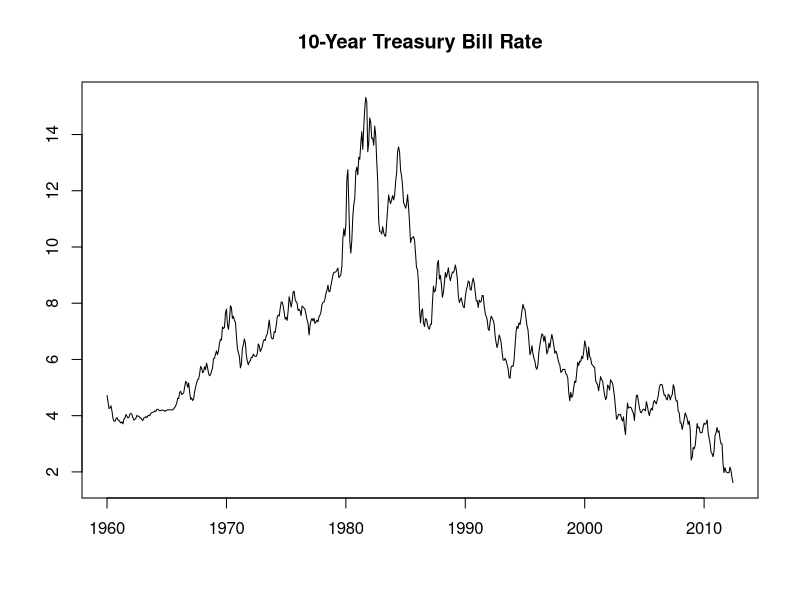
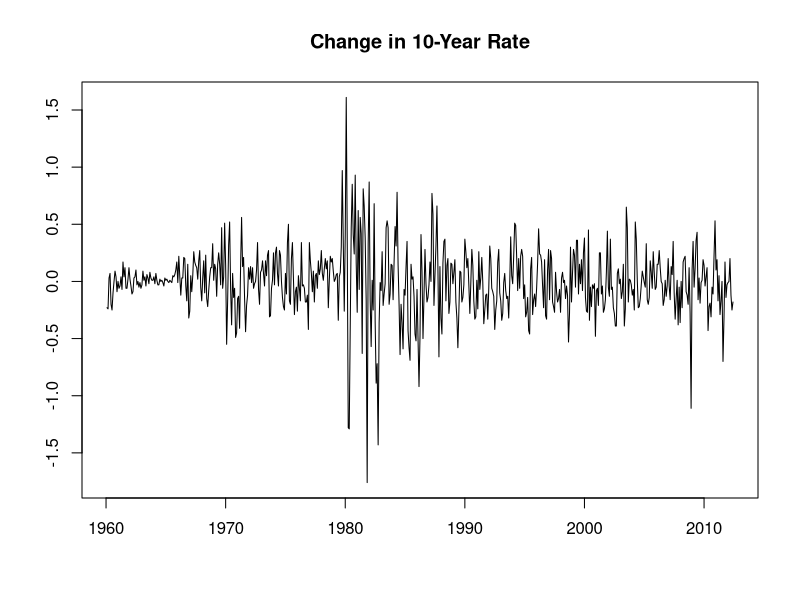

Reproduce these figures in R, in order.
# rates1.r #

rates <- read.table("rates.txt")
rates <- as.matrix(rates)
n=nrow(rates)
year=as.matrix(rates[1:n,1])
month=as.matrix(rates[1:n,2])
t=year+(month-1)/12
r=as.matrix(rates[1:n,4])

plot(t,r,main="10-Year Treasury Bill Rate",type="l",xlab="",ylab="")

# First Difference #
dr=r[2:n]-r[1:(n-1)]
X11()
plot(t[2:n],dr,main="Change in 10-Year Rate",type="l",xlab="",ylab="")
n=n-1

# Create Data Matrix Using 24 Initial Conditions @
kk=24			# Number of initial conditions #
nn=n-kk			# Number of data points less number of initial conditions equals number of observations #
y=as.matrix(dr[(1+kk):n])	# dependent variable #
x=matrix(1,nn+1,1)	# Regressors, first column (ones), one more observation than dependent variable (for forecast) #
for (j in 1:kk)
{ x=cbind(x,dr[(1+kk-j):(n-j+1)]) } 	# X matrix columns, lags of y #


# Estimate AR(12) #
k=13			# Number of lags + 1 for intercept #
xk=x[1:nn,1:k]		# X matrix, for estimation	#
xf=x[nn+1,1:k]		# X vector, for forecast	#
xxi=solve(t(xk)%*%xk)	# X'X #
beta=xxi%*%(t(xk)%*%y)	# OLS #
e=y-xk%*%beta		# OLS residual #
h=rowSums((xk%*%xxi)*xk)	# leverage values #
eh=e/(1-h)			# LOO prediction residuals #
xe=xk*(eh%*%matrix(1,1,k))	# x*e #
omega=t(xe)%*%xe		# Central part of Variance matrix #
v=xxi%*%omega%*%xxi		# variance matrix estimator #
se=sqrt(diag(v))		# Standard errors #
betas=cbind(beta,se)		# estimates + standard errors #
yf=xf%*%beta			# Point forecast = Estimated change #
print("Last 4 values, level and change")
print(cbind(r[(n-2):(n+1)],dr[(n-3):n]))
print("AR(12) Model")
print("Coefficient Estimates and Standard Errors")
print(betas)
print("Point Forecast: Level and Change")
print(cbind(r[n+1]+yf,yf))

# Model Selection #
kn=kk+1				# Number of models = AR(0) through AR(kk) #
yf=matrix(nrow=kn,ncol=1)	# vector of forecasts (empty for now) #
crit=matrix(nrow=kn,ncol=7)	# vector of CV criterion (empty for now) #

# Estimate Full Model for Mallows Criteria #
  xk=x[1:nn,]
  xxi=solve(t(xk)%*%xk)
  e=y-xk%*%xxi%*%(t(xk)%*%y)
  h=rowSums((xk%*%xxi)*xk)
  ek=e/(1-h)
  sigk=(t(e)%*%e)/nn


for (k in 1:kn)
{
  xk=x[1:nn,1:k]
  xf=x[nn+1,1:k]
  xxi=solve(t(xk)%*%xk)
  beta=xxi%*%(t(xk)%*%y)
  e=y-xk%*%beta
  h=rowSums((xk%*%xxi)*xk)
  eh=e/(1-h)
  sig=(t(e)%*%e)/nn
  yf[k]=xf%*%beta  
  aic=nn*log(sig)+k*2			# AIC #
  xe=xk*(eh%*%matrix(1,1,k))		# x*e #
  omega=t(xe)%*%xe			# Central part of Variance matrix #
  b=matrix(1,1,k)%*%diag(xxi%*%omega)	# correction for Robust Mallows # 
 	
  crit[k,1]=nn*log(sig)+k*log(nn)	# BIC #
  crit[k,2]=aic				# AIC #
  crit[k,3]=aic+2*(k+1)*(k+2)/(nn-k-2)	# AICc #
  crit[k,4]=sig+2*k+sigk/nn		# Mallows #
  crit[k,5]=sig+2*b/nn			# Robust Mallows #
  crit[k,6]=sig+2*k+sig/nn		# FPE #
  crit[k,7]=(t(eh)%*%eh)/nn		# Cross-Validation #
}
k=which.min(crit[,7])


s=cbind(seq(0,kk),yf,crit[,1],crit[,3],crit[,5],crit[,7]) 
print("AR(0) through AR(24) Models, Point Forecasts, BIC, AICc, Robust Mallow, CV")
print(s)
print("Selected AR Order")
print(k-1)
print("Point Forecast: Level and Change")
print(cbind(r[n+1]+yf[k],yf[k]))
